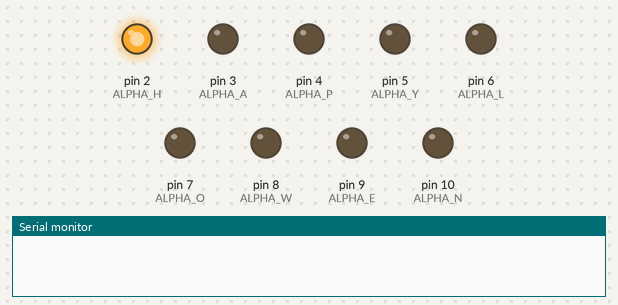
Recording of a sketch running on a simulated Arduino Uno, built with avr-gcc and run on an emulated ATmega328P. Parts: output pins drawn as LEDs (lit = HIGH), the last lines printed to the serial monitor.

Above: at 0.1 s.
At 2.7 s:
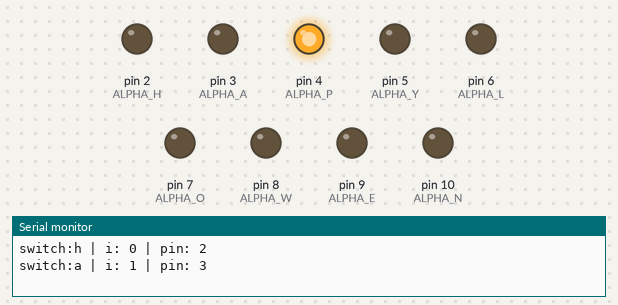
At 9.2 s:
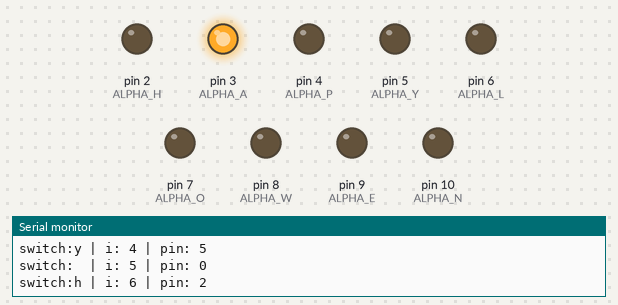
At 14.4 s:
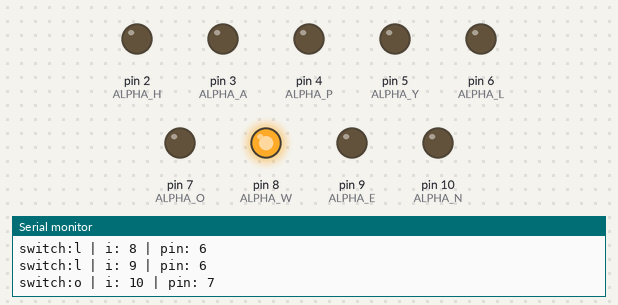
At 28.4 s:
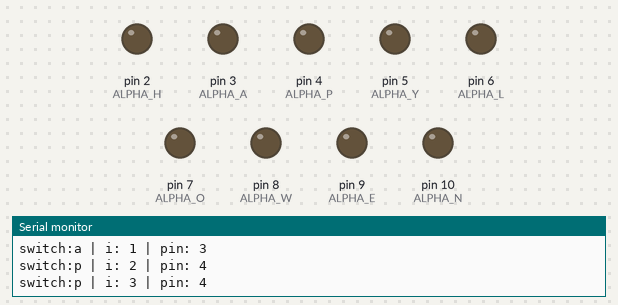
At 39.1 s:
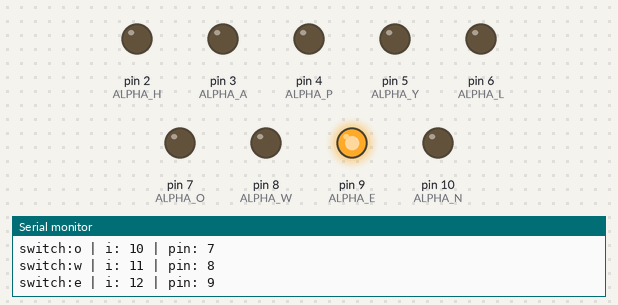
Timing chart, 0 to 40.0 s (numbered marks = the images above):
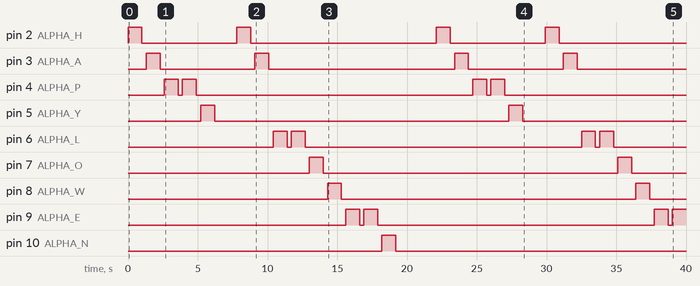

The sketch:

StrangerThings_AZ.ino
```cpp
#define ALPHA_H (2)
#define ALPHA_A (3)
#define ALPHA_P (4)
#define ALPHA_Y (5)
#define ALPHA_L (6)
#define ALPHA_O (7)
#define ALPHA_W (8)
#define ALPHA_E (9)
#define ALPHA_N (10)


char happyH[] = "happy halloween  ";
int i = 0;


// the setup function runs once when you press reset or power the board
void setup() {
  Serial.begin(9600);
  // initialize digital pins as an outputs.
  pinMode(ALPHA_H, OUTPUT);
  pinMode(ALPHA_A, OUTPUT);
  pinMode(ALPHA_P, OUTPUT);
  pinMode(ALPHA_Y, OUTPUT);
  pinMode(ALPHA_L, OUTPUT);
  pinMode(ALPHA_O, OUTPUT);
  pinMode(ALPHA_W, OUTPUT);
  pinMode(ALPHA_E, OUTPUT);
  pinMode(ALPHA_N, OUTPUT);
}

// the loop function runs over and over again forever
void loop() {
  int pin;


  switch(happyH[i])
  {
    case 'h':
    {
      pin = ALPHA_H;
      break;
    }
    case 'a':
    {
      pin = ALPHA_A;
      break;
    }
    case 'p':
    {
      pin = ALPHA_P;
      break;
    }
    case 'y':
    {
      pin = ALPHA_Y;
      break;
    }
    case 'l':
    {
      pin = ALPHA_L;
      break;
    }
    case 'o':
    {
      pin = ALPHA_O;
      break;
    }
    case 'w':
    {
      pin = ALPHA_W;
      break;
    }
    case 'e':
    {
      pin = ALPHA_E;
      break;
    }
    case 'n':
    {
      pin = ALPHA_N;
      break;
    }
    case ' ':
    default:
    {
      pin = 0;
      break;
    }
  };

  //display
  digitalWrite(pin, HIGH);   // turn the LED on (HIGH is the voltage level)
  delay(1000);              // wait for a second
  digitalWrite(pin, LOW);    // turn the LED off by making the voltage LOW
  delay(300);              // wait for a second

  Serial.print("switch:");
  Serial.print(happyH[i]);
  Serial.print(" | i: ");
  Serial.print(i);
  Serial.print(" | pin: ");
  Serial.print(pin);
  Serial.print("\n");

  i++;
  if(i>=(sizeof(happyH)-1))
  {
    i=0;
  }


}
```

Measured:
- by itself, pin 2 (ALPHA_H): LOW → HIGH at 0.00 s, → LOW 1.0 s later, → HIGH 6.8 s later, → LOW 1.0 s later, … (8 changes in this stretch)
- by itself, pin 3 (ALPHA_A): LOW → HIGH at 1.3 s, → LOW 1.0 s later, → HIGH 6.8 s later, → LOW 1.0 s later, … (8 changes in this stretch)
- by itself, pin 4 (ALPHA_P): LOW → HIGH at 2.6 s, → LOW 1.0 s later, → HIGH 0.30 s later, → LOW 1.0 s later, … (8 changes in this stretch)
- by itself, pin 5 (ALPHA_Y), pin 7 (ALPHA_O), pin 8 (ALPHA_W): alternates HIGH for 1.0 s and LOW for 21.1 s
- by itself, pin 6 (ALPHA_L): LOW → HIGH at 10.4 s, → LOW 1.0 s later, → HIGH 0.30 s later, → LOW 1.0 s later, … (8 changes in this stretch)
- by itself, pin 9 (ALPHA_E): goes HIGH 1.0 s, LOW 0.30 s, HIGH 1.0 s, LOW 19.8 s, HIGH 1.0 s, LOW 0.30 s, then HIGH
- by itself, pin 10 (ALPHA_N): LOW → HIGH at 18.2 s, → LOW 1.0 s later
